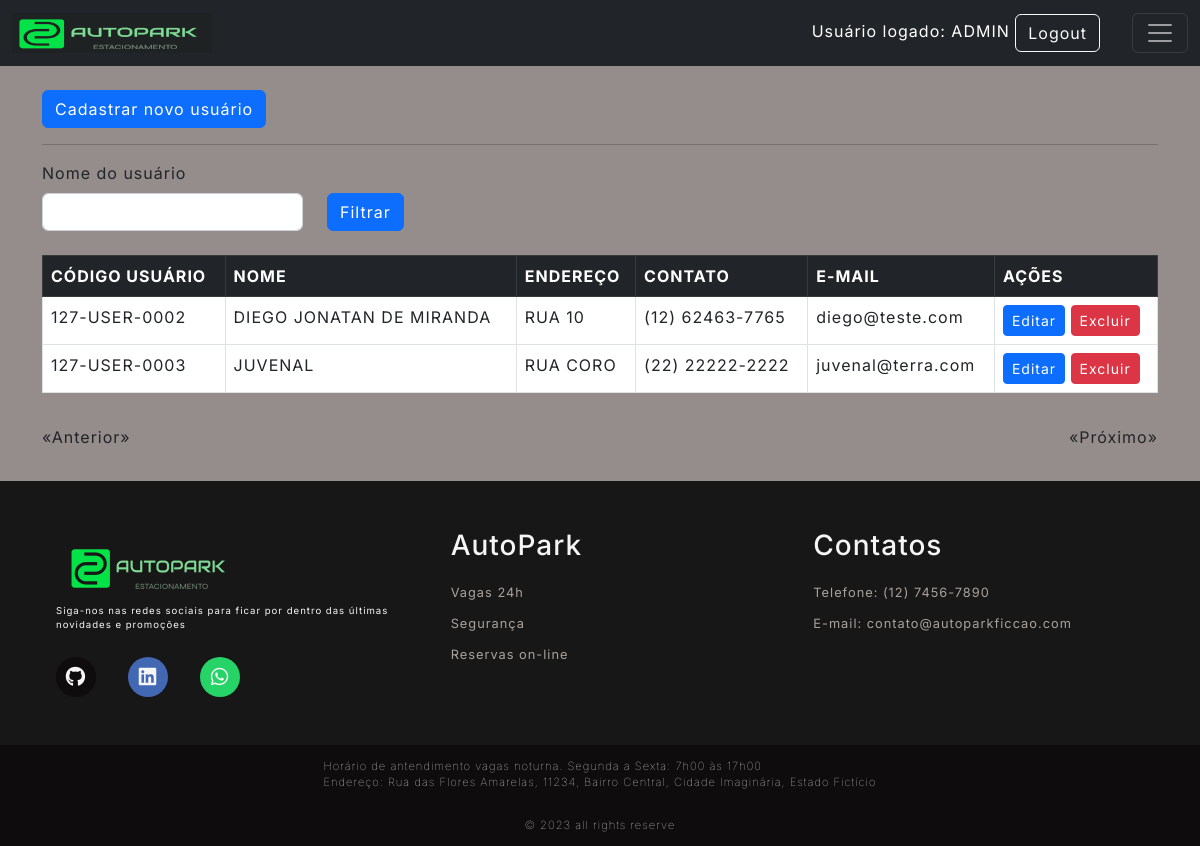
/user/list (signed in), run on the app's committed database.
### Src/Model/BancoDados.py (models this page shows, shortened)
class Usuarios(UserMixin,db.Model):
  __tablename__= "Usuarios"
  id = db.Column(db.Integer, primary_key=True, autoincrement=True)
  cpf = db.Column(db.Integer, unique=True)
  codUser = db.Column(db.Integer, unique=True)
  nome = db.Column(db.String(150))
  endereco = db.Column(db.String(150))
  contato = db.Column(db.String(150))
  email = db.Column(db.String(150))
  senha = db.Column(db.String(150))
  status = db.Column(db.String(3))

### Src/View/User.py (the view)
@User.route('/list', defaults={'page': 1}, methods=['GET'])
@User.route('/list/<int:page>', methods=['GET'])
@login_required
def listUser(page):
    _userFilter = request.values.get('nomeUsuario')
    if _userFilter == 'None' or _userFilter is None:
        _userFilter = ""
    return render_template('listaUsuarios.html', listData=UserController.List(page, _userFilter), _nomeUser=_userFilter)

### Src/Controller/Users.py (called while the page is built)
  def List(page, _userFilter, per_page=5):
    if len(_userFilter) < 1:
      query = Usuarios.query.paginate(page=page, per_page=per_page)
    else:
      query = Usuarios.query.filter(Usuarios.nome.like('%'+_userFilter+'%')).paginate(page=page, per_page=per_page)
    queryCount = Usuarios.query.count()
    return {
        "regUser": query,
        "count": queryCount,
        "page": page,
        "per_page": per_page
    }

### Src/View/Login.py (called while the page is built)
@login_manager.user_loader
def load_user(employee_id):
  usuario = Usuarios.query.filter_by(id=employee_id).first()
  return usuario

### Templates/listaUsuarios.html
{% extends 'base.html' %}
{% block conteudo %}
<br>
{% if current_user.status == "ADMIN" %}
<a href="{{url_for('router.user.listCodUser', id=current_user.nome)}}" class="btn btn-primary btn-xs">Cadastrar novo usuário</a>
<hr>
{% endif%}
<div class="row">
  <label class="form-label" for="form3Example4">Nome do usuário</label>
  <form action="{{url_for('router.user.listUser')}}" method="GET">
    <div class="form-group row">
      <div class="form-group col-md-3">
        <input type="text" class="form-control" name="nomeUsuario" value="{{_nomeUser}}">
      </div>
      <div class="col-auto">
        <button type="submit" class="btn btn-primary">Filtrar</button>
      </div>
    </div>
  </form>
</div>
<br>
<div class="bg-white ">
  <table class="table table-bordered table-hover">
    <thead class="table-dark">
      <tr>
        <th scope="col">CÓDIGO USUÁRIO</th>
        <th scope="col">NOME</th>
        <th scope="col">ENDEREÇO</th>
        <th scope="col">CONTATO</th>
        <th scope="col">E-MAIL</th>
        {% if current_user.status == "ADMIN" %}
        <th scope="col">AÇÕES</th>
        {% endif %}
      </tr>
    </thead>
    <tbody>
      {% for registro in listData['regUser'].items %}
      {% if not registro.nome == "ADMIN" %}
      <tr>
        <td>{{registro.codUser}}</td>
        <td>{{registro.nome}}</td>
        <td>{{registro.endereco}}</td>
        <td>{{registro.contato}}</td>
        <td>{{registro.email}}</td>
        {% if current_user.status == "ADMIN" %}
        <td>
          <a href="{{registro.id}}/updateUser" class="btn btn-primary btn-sm" aria-label="Editar usuário {{registro.nome}}">Editar</a>
          <a href="{{registro.id}}/removeUser" onclick="return confirm('Deseja realmente excluir esse registro ?')" class="btn btn-danger btn-sm" aria-label="Excluir usuário {{registro.nome}}">Excluir</a>
        </td>
        {% endif %}
      </tr>
      {% endif %}
      {% endfor %}
    </tbody>
  </table>
</div>
<div class="pagination">
  {% if listData['regUser'].has_prev %}
  <a href="{{listData['regUser'].prev_num}}?nomeUsuario={{_nomeUser}}" aria-label="Página anterior">«Anterior»</a>
  {% else %}
  <p>«Anterior»</p>
  {% endif %}
  {% if listData['regUser'].has_next %}
  <a href="{{listData['regUser'].next_num}}?nomeUsuario={{_nomeUser}}" aria-label="Próxima página">«Próximo»</a>
  {% else %}
  <p>«Próximo»</p>
  {% endif %}
</div>
{% endblock conteudo %}

### Templates/top.html (shortened to what this page needs)
<div id="containers">
    <nav class="navbar navbar-dark bg-dark">
        <div class="container-fluid">
            <a class="navbar-brand" href="{{url_for('router.home.index')}}">
                <img src="{{url_for('static', filename='Images/LogoNavi.png')}}" alt="Logo" class="logo">
            </a>
            <div class="ms-auto">
                {% if not current_user.nome %}
                <div class="text-end login-button">
                    <a type="button" class="btn btn-outline-light me-2"
                        href="{{url_for('router.login.login')}}">Login</a>
                </div>
                {% else %}
                <div class="text-end me-4 user-info">
                    Usuário logado: {{current_user.nome}}
                    <a type="button" class="btn btn-outline-light me-2"
                        href="{{url_for('router.login.logout')}}">Logout</a>
                </div>
                {% endif %}
            </div>
            <button class="navbar-toggler" type="button" data-bs-toggle="collapse" data-bs-target="#navbarNav" aria-controls="navbarNav" aria-expanded="false" aria-label="Toggle navigation">
                <span class="navbar-toggler-icon"></span>
            </button>
        </div>
    </nav>
</div>

### Public/style.css (style rules this page uses)
:root { --color-neutral-0: #0e0c0c; --color-neutral-10: #171717; --color-neutral-30: #a8a29e; --color-neutral-40: #f5f5f5; --color-neutral-50: #958c8c; }
* { font-family: 'Inter', sans-serif; margin: 0; padding: 0; box-sizing: border-box; letter-spacing: 1px; }
body { background: var(--color-neutral-50); display: flex; flex-direction: column; min-height: 100vh; }
.logo { width: 200px; height: 40px; }
.user-info { text-align:right; color:white; width:300px; }
.pagination { display: flex; justify-content: space-between; align-items: center; padding: 1em 0; }
.user-info { text-align: right; color: white; width: 600px; white-space: nowrap; overflow: hidden; text-overflow: ellipsis; }

### data on the page
Usuarios: nome "ADMIN"
Usuarios: codUser "127-USER-0002", nome "DIEGO JONATAN DE MIRANDA", endereco "RUA 10", contato "(12) 62463-7765", email "diego@teste.com"
Usuarios: codUser "127-USER-0003", nome "JUVENAL", endereco "RUA CORO", contato "(22) 22222-2222", email "juvenal@terra.com"
